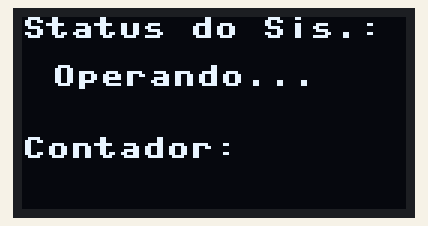
The program below on a simulated ESP32 board running MicroPython. On the bench: 128×64 one-colour display. Library files of the repository ran but are not shown: ssd1306.py; what the program prints to the serial console is not drawn.

Above: at 0.1 s.
At 2.1 s:
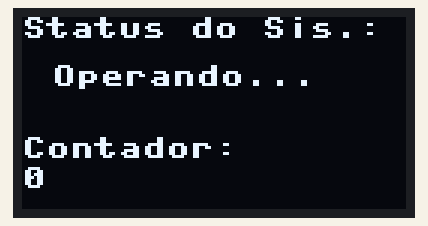
At 9.3 s:
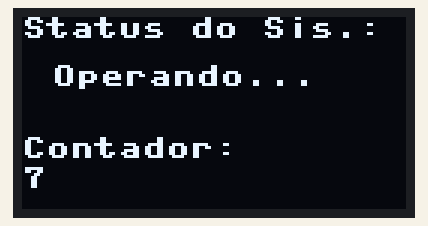
At 20.6 s:
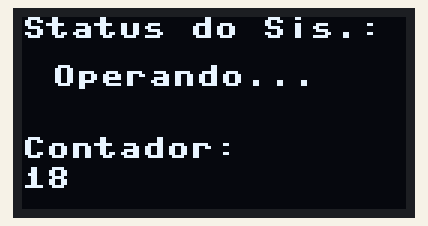
At 29.8 s:
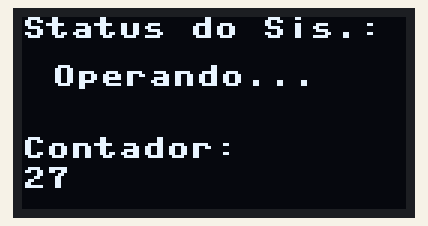
At 39.0 s:
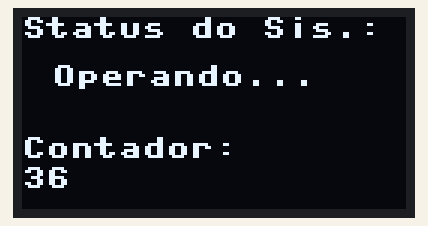

Measured:
- what the display in image 1 shows lasts 1.0 s, from 2.1 s to 3.1 s

The program:

main.py
```python
from machine import Pin, I2C
import ssd1306
import time

i2c = I2C(0, scl=Pin(21), sda=Pin(22))

oled_largura = 128
oled_altura = 64

oled = ssd1306.SSD1306_I2C(oled_largura, oled_altura, i2c)

print("INICIANDO DISPLAY")

oled.fill(0)
oled.text("Status do Sis.:", 0, 0)
oled.text("Operando...", 10, 16)
oled.text("Contador:", 0, 40)

oled.show()
time.sleep(2)
contador = 0

while True:
  oled.fill(0)
  oled.text("Status do Sis.:", 0, 0)
  oled.text("Operando...", 10, 16)
  oled.text("Contador:", 0, 40)

  oled.text(str(contador), 0, 50)
  oled.show()
  contador = contador + 1
  time.sleep(1)
```
